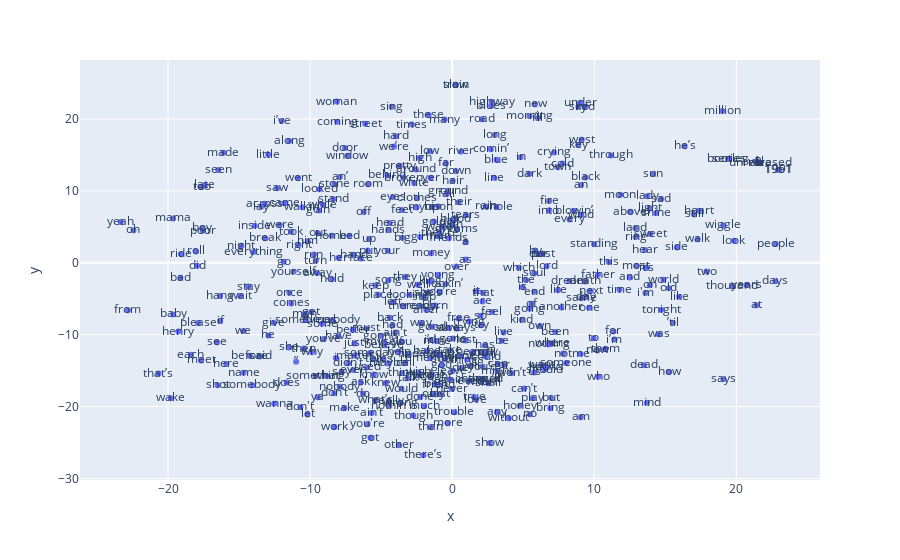

Source (notebook cell):
### Markdown cell above
### Punto 3: Reducción de dimensionalidad y gráfico ###

Reducimos la dimensionalidad, determinamos MAX_WORDS (de tal manera que nos permita completar el punto 4) y graficamos:

### Code cell
MAX_WORDS = 400

def reduce_dimensions(model, num_dimensions):

    vectors = np.asarray(model.wv.vectors)
    labels = np.asarray(model.wv.index_to_key)

    tsne = TSNE(n_components=num_dimensions, random_state=0)
    vectors = tsne.fit_transform(vectors)

    return vectors, labels

vecs, labels = reduce_dimensions(w2v_model, 2)

fig = px.scatter(x=vecs[:MAX_WORDS,0], y=vecs[:MAX_WORDS,1], text=labels[:MAX_WORDS])
fig.show()

### Figure 1 — Plotly figure (JSON) as saved in the notebook; plotly's stock layout.template omitted (floating-point values rounded to 4 significant figures; data arrays with more than 128 entries replaced by an {"elided": "..."} marker saying what was removed)
{"data": [{"hovertemplate": "x=%{x}<br>y=%{y}<br>text=%{text}<extra></extra>", "legendgroup": "", "marker": {"color": "#636efa", "symbol": "circle"}, "mode": "markers+text", "name": "", "orientation": "v", "showlegend": false, "text": {"elided": "400 str values"}, "type": "scatter", "x": {"elided": "400 float values"}, "xaxis": "x", "y": {"elided": "400 float values"}, "yaxis": "y"}], "layout": {"legend": {"tracegroupgap": 0}, "margin": {"t": 60}, "xaxis": {"anchor": "y", "domain": [0, 1], "title": {"text": "x"}}, "yaxis": {"anchor": "x", "domain": [0, 1], "title": {"text": "y"}}}}
